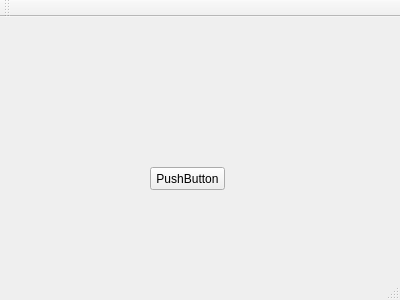
<?xml version="1.0" encoding="UTF-8"?>
<ui version="4.0">
 <class>start</class>
 <widget class="QMainWindow" name="start">
  <property name="geometry">
   <rect>
    <x>0</x>
    <y>0</y>
    <width>400</width>
    <height>300</height>
   </rect>
  </property>
  <property name="windowTitle">
   <string>start</string>
  </property>
  <widget class="QWidget" name="centralWidget">
   <widget class="QPushButton" name="pushButton">
    <property name="geometry">
     <rect>
      <x>150</x>
      <y>150</y>
      <width>75</width>
      <height>23</height>
     </rect>
    </property>
    <property name="text">
     <string>PushButton</string>
    </property>
   </widget>
  </widget>
  <widget class="QMenuBar" name="menuBar">
   <property name="geometry">
    <rect>
     <x>0</x>
     <y>0</y>
     <width>400</width>
     <height>21</height>
    </rect>
   </property>
  </widget>
  <widget class="QToolBar" name="mainToolBar">
   <attribute name="toolBarArea">
    <enum>TopToolBarArea</enum>
   </attribute>
   <attribute name="toolBarBreak">
    <bool>false</bool>
   </attribute>
  </widget>
  <widget class="QStatusBar" name="statusBar"/>
 </widget>
 <layoutdefault spacing="6" margin="11"/>
 <resources/>
 <connections/>
</ui>
